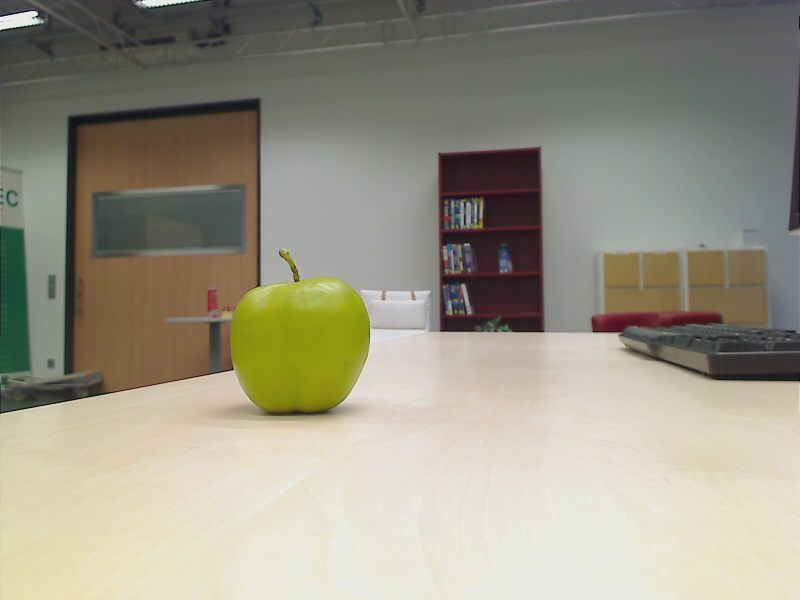
//> input picture project/sandbox/tabletopObjectRecognitionWithHorizontTemplateMatching/detect0.jpg, 1600 x 1200 px, given in place of the camera (shown at 1/2 size)
$ ./main   (built with g++ and OpenCV 4)
//> lines starting //> are read from the running program, lines starting //| are printed output that depends on the picture
#include <opencv2/opencv.hpp>
#include <opencv2/imgproc/imgproc.hpp>
#include <stdio.h>
#include <iostream>
#include "opencv2/core/core.hpp"
#include "opencv2/features2d/features2d.hpp"
#include "opencv2/highgui/highgui.hpp"
#include "opencv2/calib3d/calib3d.hpp"
#include "opencv2/nonfree/nonfree.hpp"

using namespace cv;
using namespace std;

int stableFrameCounter = 0;
Point stablePoint;


// START: Template matching
/// Global Variables
Mat img; Mat templ; Mat result;
char* image_window = "Source Image";
char* result_window = "Result window";

int match_method;
int max_Trackbar = 5;

Mat input;
Mat object;

/// Function Headers
void MatchingMethod( int, void* );
// END: Template Matching

// The rectangular with the detection
Rect change;

// create a mask for the table top
Mat createReferenceMask(Mat &reference, int threshold);

// detect an object on the table top
Rect detectChange(Mat &img, Mat &reference, Mat &mask, int diffThreshold);

// check if object moves or not
bool isStable(Point &center, int stableFrames, float maxDistance);

// detection
int detection( void );

// Image input
int input_cols = 640, input_rows = 480;


// The features
// Get the horizont of the image
float horizont = input_rows / 2;
// set the hight and width of the features
float feature_hight = 6;
float feature_width = 40;
// Horizont
Rect rHorizont(0, horizont - feature_hight / 2, input_cols-1, feature_hight);
// Get the location of the features
Rect rFeature_left, rFeature_right;
Mat mFeature_right, mFeature_left;

//
// these functions are just for testing
//
void processImage(Mat &input, Mat &reference, Mat &mask, int diffThreshold,
		float minWidthRatio, int stabelFrames);
int testImages(int regionGrowingThreshold, int colorDifferenceThreshold,
		float minWidthThreshold);
int testStream(int regionGrowingThreshold, int colorDifferenceThreshold,
		float minWidthThreshold, int stabelFrames);

int main(int argc, char **argv) {

	// PARAMETERS
	// the color value difference from the seed point
	int regionGrowingThreshold = 50;
	// the color value difference for considering a pixel as foreground
	int differenceImageThreshold = 30;
	// the minimum size of a found object relative to the image width
	float minWidthThreshold = 0.05;
	// number of frames an object must remain at the same location
	int stableFrames = 10;

	// Preview Windows
	namedWindow("reference mask", WINDOW_AUTOSIZE);
	namedWindow("result", WINDOW_AUTOSIZE);

	// load images from disc for testing
	// return testImages(regionGrowingThreshold, differenceImageThreshold,
	//		minWidthThreshold);

	// use camera stream for testing
	 return testStream(regionGrowingThreshold, differenceImageThreshold,
			minWidthThreshold, stableFrames);
}

/** @function main */
int detection( void )
{

  Mat img_object = object;
  Mat img_scene = input;

  namedWindow("input", WINDOW_AUTOSIZE);
	namedWindow("object", WINDOW_AUTOSIZE);

	imshow("input", input);
	imshow("object", object);
	// return 1;


  if( !img_object.data || !img_scene.data )
  { std::cout<< " --(!) Error reading images " << std::endl; return -1; }

  //-- Step 1: Detect the keypoints using SURF Detector
  int minHessian = 1000;
  SurfFeatureDetector detector( minHessian );
  //cv::FeatureDetector * detector = new cv::SIFT();

  std::vector<KeyPoint> keypoints_object, keypoints_scene;

  detector.detect( img_object, keypoints_object );
  detector.detect( img_scene, keypoints_scene );
  //delete(detector);

  //-- Step 2: Calculate descriptors (feature vectors)
  SurfDescriptorExtractor extractor;
  //cv::DescriptorExtractor * extractor = new cv::SIFT();

  Mat descriptors_object, descriptors_scene;

  extractor.compute( img_object, keypoints_object, descriptors_object );
  extractor.compute( img_scene, keypoints_scene, descriptors_scene );
  //delete(extractor);

  //-- Step 3: Matching descriptor vectors using FLANN matcher
  FlannBasedMatcher matcher;
  std::vector< DMatch > matches;
  matcher.match( descriptors_object, descriptors_scene, matches );

  double max_dist = 0; double min_dist = 100;

  //-- Quick calculation of max and min distances between keypoints
  for( int i = 0; i < descriptors_object.rows; i++ )
  { double dist = matches[i].distance;
    if( dist < min_dist ) min_dist = dist;
    if( dist > max_dist ) max_dist = dist;
  }

  printf("-- Max dist : %f \n", max_dist );
  printf("-- Min dist : %f \n", min_dist );

  //-- Draw only "good" matches (i.e. whose distance is less than 3*min_dist )
  std::vector< DMatch > good_matches;

  for( int i = 0; i < descriptors_object.rows; i++ )
  { if( matches[i].distance < 3*min_dist )
     { good_matches.push_back( matches[i]); }
  }

  Mat img_matches;
  drawMatches( img_object, keypoints_object, img_scene, keypoints_scene,
               good_matches, img_matches, Scalar::all(-1), Scalar::all(-1),
               vector<char>(), DrawMatchesFlags::NOT_DRAW_SINGLE_POINTS );

  //-- Localize the object
  std::vector<Point2f> obj;
  std::vector<Point2f> scene;

  for( int i = 0; i < good_matches.size(); i++ )
  {
    //-- Get the keypoints from the good matches
    obj.push_back( keypoints_object[ good_matches[i].queryIdx ].pt );
    scene.push_back( keypoints_scene[ good_matches[i].trainIdx ].pt );
  }

  Mat H = findHomography( obj, scene, CV_RANSAC );

  //-- Get the corners from the image_1 ( the object to be "detected" )
  std::vector<Point2f> obj_corners(4);
  obj_corners[0] = cvPoint(0,0); obj_corners[1] = cvPoint( img_object.cols, 0 );
  obj_corners[2] = cvPoint( img_object.cols, img_object.rows ); obj_corners[3] = cvPoint( 0, img_object.rows );
  std::vector<Point2f> scene_corners(4);

  perspectiveTransform( obj_corners, scene_corners, H);

  //-- Draw lines between the corners (the mapped object in the scene - image_2 )
  line( img_matches, scene_corners[0] + Point2f( img_object.cols, 0), scene_corners[1] + Point2f( img_object.cols, 0), Scalar(0, 255, 0), 4 );
  line( img_matches, scene_corners[1] + Point2f( img_object.cols, 0), scene_corners[2] + Point2f( img_object.cols, 0), Scalar( 0, 255, 0), 4 );
  line( img_matches, scene_corners[2] + Point2f( img_object.cols, 0), scene_corners[3] + Point2f( img_object.cols, 0), Scalar( 0, 255, 0), 4 );
  line( img_matches, scene_corners[3] + Point2f( img_object.cols, 0), scene_corners[0] + Point2f( img_object.cols, 0), Scalar( 0, 255, 0), 4 );

  //-- Show detected matches
  imshow( "Good Matches & Object detection", img_matches );

  waitKey(0);
  return 0;
  }

int testStream(int regionGrowingThreshold, int colorDifferenceThreshold,
		float minWidthThreshold, int stableFrames) {
//> called with regionGrowingThreshold = 50, colorDifferenceThreshold = 30, minWidthThreshold = 0.05, stableFrames = 10

	// initialize capture
	VideoCapture cap(0);
	if (!cap.isOpened())
		return -1;

	cap.set(CV_CAP_PROP_FRAME_WIDTH, 800);
	cap.set(CV_CAP_PROP_FRAME_HEIGHT, 600);

	// get reference image
	cap >> input;
//> input is the input picture: 1200 rows x 1600 cols, CV_8UC3; mean B, G, R 134.1, 149.9, 153.9
	Mat reference;
	input.copyTo(reference);

	Mat referenceMask = createReferenceMask(reference, regionGrowingThreshold);
	imshow("reference mask", referenceMask);

	while (true) {

		// get image to test
		cap >> input;

		int key = waitKey(30);

		if (key == 27) { // ESC
		  detection( );
	  }
		if(key == 113) { // pressed Q
		  cout << "Heading" << endl;
		  cout << "Width" << input.cols << endl;
		  cout << "Hight" << input.rows << endl;

          // Get a view of the horizont
          Mat mHorizont = input(rHorizont);

          // Get image and template
          img = mHorizont;
          templ = mFeature_left;

          // Correlate the features
          /// Create windows
		  namedWindow( image_window, CV_WINDOW_AUTOSIZE );
		  namedWindow( result_window, CV_WINDOW_AUTOSIZE );

		  /// Create Trackbar
		  char* trackbar_label = "Method: \n 0: SQDIFF \n 1: SQDIFF NORMED \n 2: TM CCORR \n 3: TM CCORR NORMED \n 4: TM COEFF \n 5: TM COEFF NORMED";
		  createTrackbar( trackbar_label, image_window, &match_method, max_Trackbar, MatchingMethod );

		  MatchingMethod( 0, 0 );

		}
		if(key == 119) { // pressed W
		  cout << "Create new refernce mask" << endl;
		  input.copyTo(reference);
		  Mat referenceMask = createReferenceMask(reference, regionGrowingThreshold);
		  imshow("reference mask", referenceMask);
        }
		if(key == 101) {// pressed E
		  processImage(input, reference, referenceMask, colorDifferenceThreshold,
				minWidthThreshold, stableFrames);
		  input(change).copyTo(object);
			}

		}

	return 0;
}

/**
 * @function MatchingMethod
 * @brief Trackbar callback
 */
// [118 lines left out: functions MatchingMethod, processImage, isStable, detectChange, not called in this run]

Mat createReferenceMask(Mat &reference, int threshold) {
//> called with threshold = 50

	// smooth the image (mask relative to image size)
	int medianSize = int((float) reference.cols * 0.006);
//> medianSize = 9
	if (medianSize == 0 || medianSize % 2 != 1)
		medianSize++;
	medianBlur(reference, reference, medianSize);

	// create mask (one pixel larger than reference on every border)
	Mat mask(reference.rows + 2, reference.cols + 2, CV_8UC1, Scalar(0));

	// define the seed point (center of bottom image border)
	Point seedPoint = Point(reference.cols / 2, reference.rows - 2);
//> seedPoint = Point(800, 1198)

	// do floodfill
	uchar fillValue = 255;
	floodFill(reference, mask, seedPoint, Scalar(255), 0,
			Scalar(threshold, threshold, threshold),
			Scalar(threshold, threshold, threshold),
			4 | FLOODFILL_MASK_ONLY | (fillValue << 8) | FLOODFILL_FIXED_RANGE);
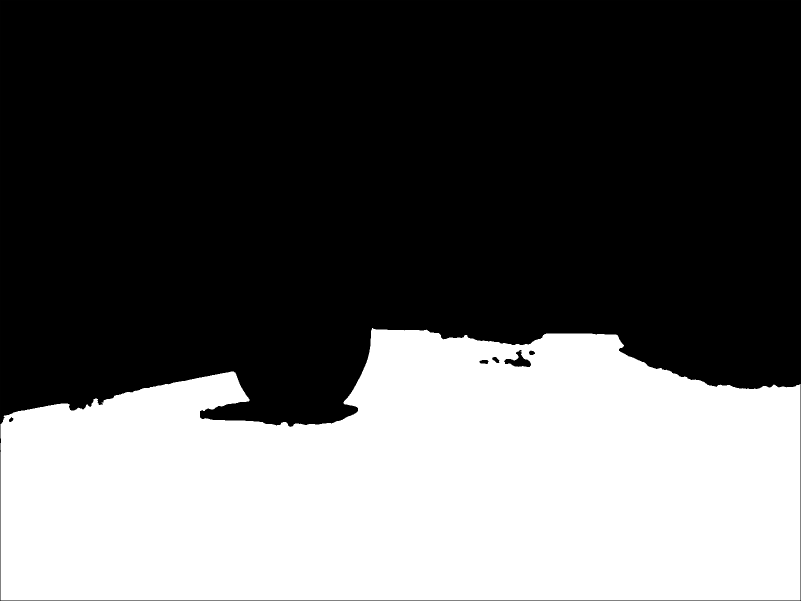
//> mask: 1202 rows x 1602 cols, CV_8UC1 (shown at 1/2 size); min 0, max 255, mean 94.8

	// fill holes
	int erosion_size = 4;
	Mat element = getStructuringElement(MORPH_ELLIPSE,
			Size(2 * erosion_size + 1, 2 * erosion_size + 1),
			Point(erosion_size, erosion_size));
	dilate(mask, mask, element);
	erode(mask, mask, element);
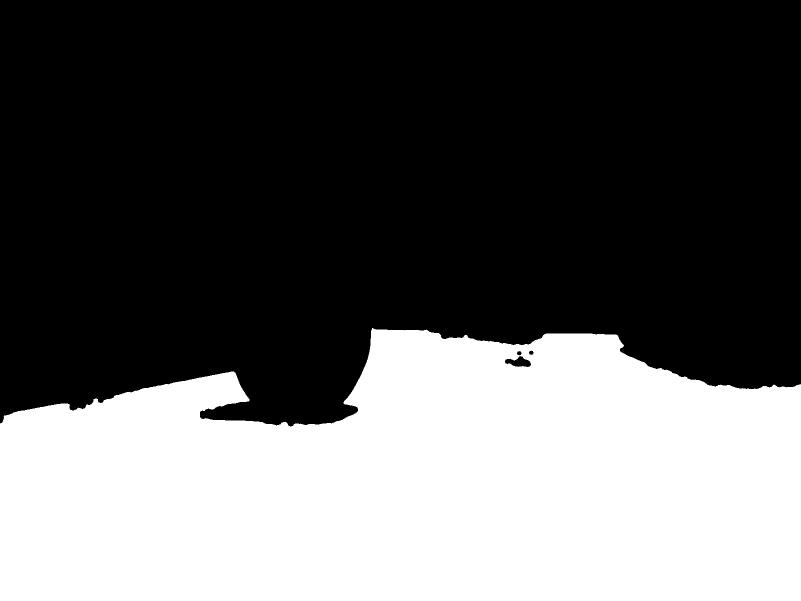
//> mask: 1202 rows x 1602 cols, CV_8UC1 (shown at 1/2 size); min 0, max 255, mean 95.2

	// crop the additional border pixels
	Rect cropRect(1, 1, reference.cols, reference.rows);
//> cropRect = Rect(1, 1, 1600, 1200)
	mask = mask(cropRect);
//> mask: 1200 rows x 1600 cols, CV_8UC1
//> the Esc key is pressed
//> (the run ends here: the program stops with an error, at `imshow("object", object);`)

$ run again, on project/sandbox/tabletopObjectRecognitionWithHorizontTemplateMatching/detect2.jpg
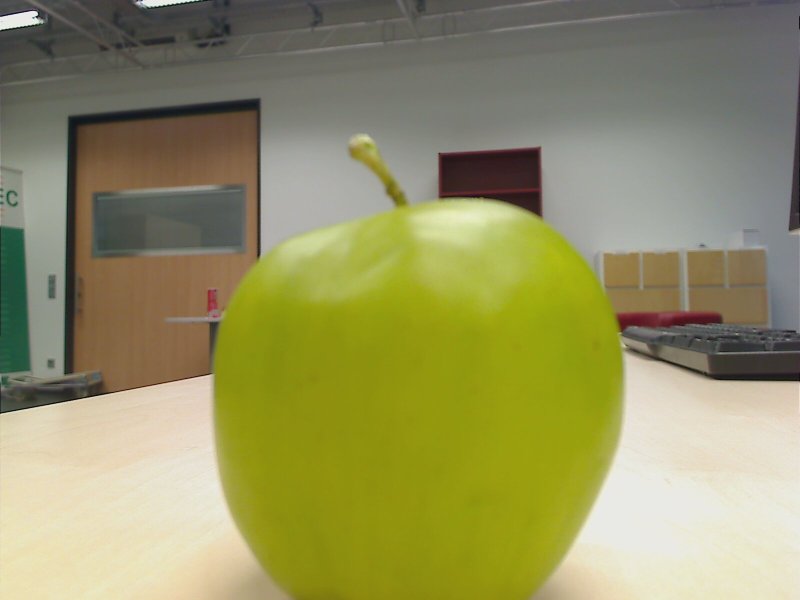
//> input picture project/sandbox/tabletopObjectRecognitionWithHorizontTemplateMatching/detect2.jpg, 1600 x 1200 px, given in place of the camera (shown at 1/2 size)
//> in testStream, input is the input picture: 1200 rows x 1600 cols, CV_8UC3; mean B, G, R 98, 145.7, 147.8
//> in createReferenceMask, `floodFill(reference, mask, seedPoint, Scalar(255), 0, Scalar(threshold..`:
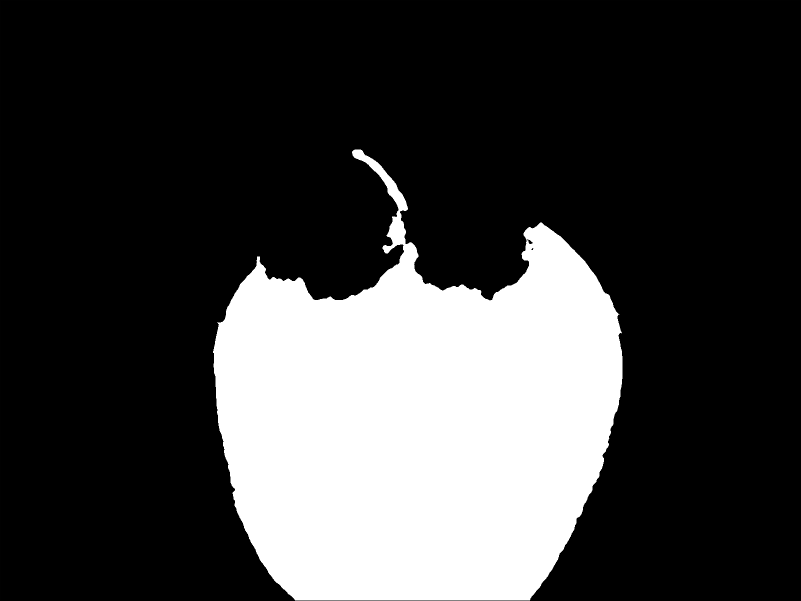
//> mask: 1202 rows x 1602 cols, CV_8UC1 (shown at 1/2 size); min 0, max 255, mean 63.1
//> in createReferenceMask, `erode(mask, mask, element);`:
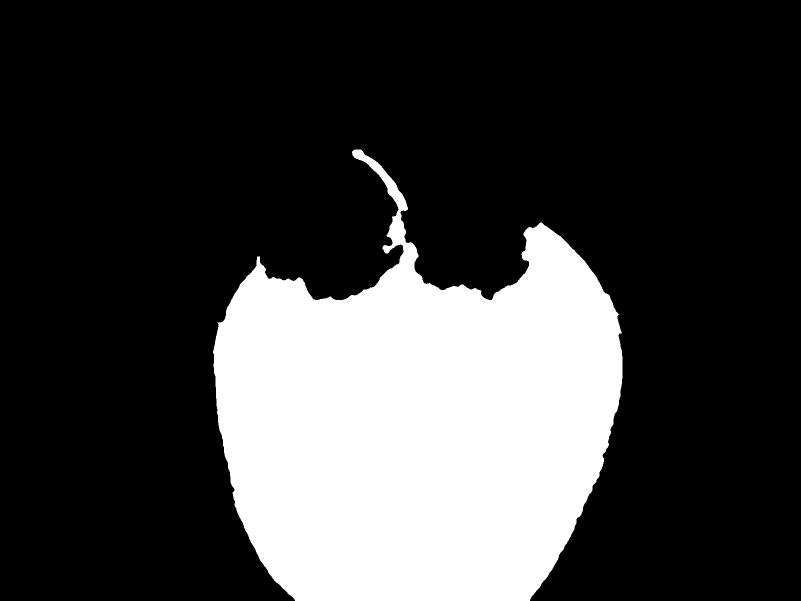
//> mask: 1202 rows x 1602 cols, CV_8UC1 (shown at 1/2 size); min 0, max 255, mean 63.2
